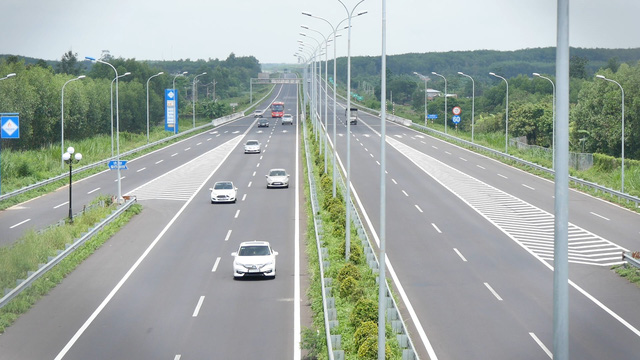
#> input picture hough_Transform/test.jpg, 640 x 360 px
$ python Hough_trans.py
#> lines starting #> are read from the running program, lines starting #| are printed output that depends on the picture; after the words box and inside, x2 and y2 are one past the last pixel; in counts of white or black regions, pixels touching at a corner belong together
from cv2 import cv2
import numpy as np
import matplotlib.pyplot as plt

def focus_zone(img, focus_zone):
    mask = np.zeros_like(img)
    channel_count = img.shape[2]
    match_mask_color = (255,) * channel_count
    cv2.fillPoly(mask, focus_zone, match_mask_color)
    masked_image = cv2.bitwise_and(img, mask)
    return masked_image

def line_detection_non_vectorized(image, num_thetas=180, t_count=130):

	# Load gray image and detect edge
	edge_image = cv2.cvtColor(image, cv2.COLOR_BGR2GRAY)
	edge_image = cv2.GaussianBlur(edge_image, (5,5), 1)
	edge_image = cv2.Canny(edge_image,100,150,apertureSize = 3)
	edge_height, edge_width = edge_image.shape[:2]

	d = int(np.sqrt(np.square(edge_height) + np.square(edge_width)))
	dtheta = 180 / num_thetas
	thetas = np.arange(0, 180, step=dtheta)

	cos_thetas = np.cos(thetas)
	sin_thetas = np.sin(thetas)
	hough_matrix = np.zeros((d, 180))

	# Calculate the HoughLine
	for y in range(edge_height):
		for x in range(edge_width):
			if edge_image[y][x] != 0:
				for theta_idx in range(len(thetas)):
					p = int((x * cos_thetas[theta_idx]) + (y * sin_thetas[theta_idx]))
					theta = thetas[theta_idx]
					hough_matrix[p][theta_idx] += 1

	# Choose and draw line
	for y in range (hough_matrix.shape[0]):
		for x in range (hough_matrix.shape[1]):
			if hough_matrix[y][x] > t_count:
				p = y
				theta = thetas[x]
				a = np.cos(theta)
				b = np.sin(theta)
				x0 = (a * p)
				y0 = (b * p)
				x1 = int(x0 + 1000 * (-b))
				y1 = int(y0 + 1000 * (a))
				x2 = int(x0 - 1000 * (-b))
				y2 = int(y0 - 1000 * (a))
				cv2.line(image,(x1,y1),(x2,y2),(0,255,0),10)

	return image

def main():
	image = cv2.imread('test.jpg')
#> image is the input picture: shape (360, 640, 3); mean B, G, R 162.7, 169.1, 159.6

	height, width = image.shape[:2]
#> height = 360; width = 640
	zone = [(0,height),(0,230),(300,100),(640,240),(width,height)] # Only work with this image

	focused_img = focus_zone(image,np.array([zone], np.int32))
#> in focus_zone, `cv2.fillPoly(mask, focus_zone, match_mask_color)`:
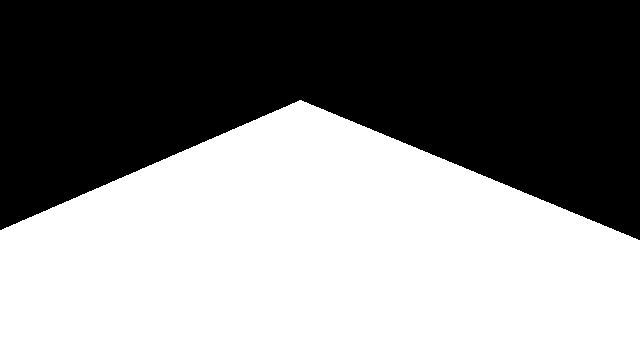
#> mask: shape (360, 640, 3); 53.4% white; 1 black region, box (x1, y1, x2, y2) and area: (0, 0, 640, 240) 107370
	focused_img[100:,:] = line_detection_non_vectorized(focused_img[100:,:])
#> in line_detection_non_vectorized, `edge_image = cv2.GaussianBlur(edge_image, (5,5), 1)`:
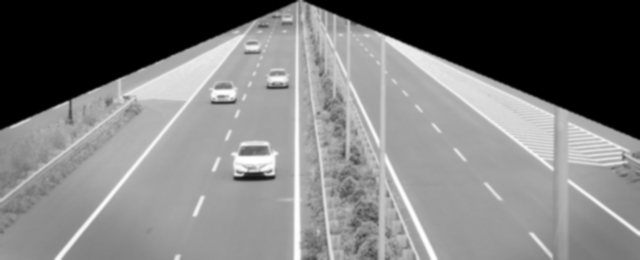
#> edge_image: shape (260, 640); min 0, max 255, mean 123.2
#> in line_detection_non_vectorized, `edge_image = cv2.Canny(edge_image,100,150,apertureSize = 3)`:
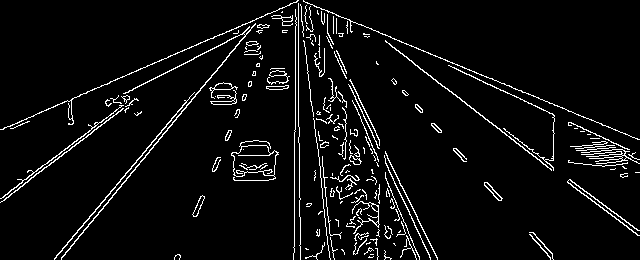
#> edge_image: shape (260, 640); 5.2% white in thin lines or dots
#> after the loop in line_detection_non_vectorized, `for y in range(edge_height):`:
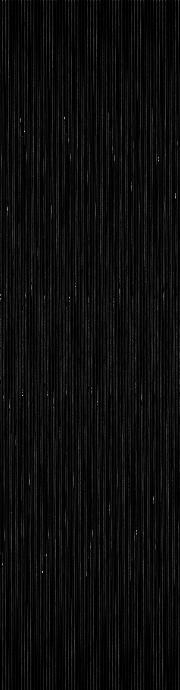
#> hough_matrix: shape (690, 180) float64; min 0, max 207, mean 12.6
#> after the loop in line_detection_non_vectorized, `for y in range (hough_matrix.shape[0]):`:
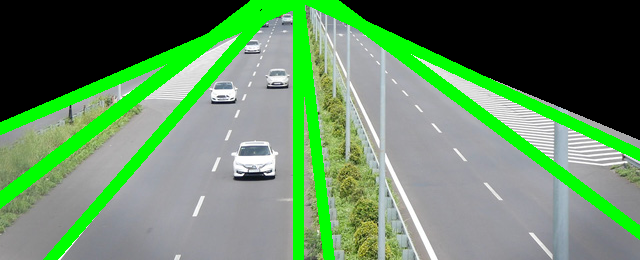
#> image: shape (260, 640, 3); mean of channels 0, 1, 2 97.1, 138.6, 98.1; drawn as B, G, R
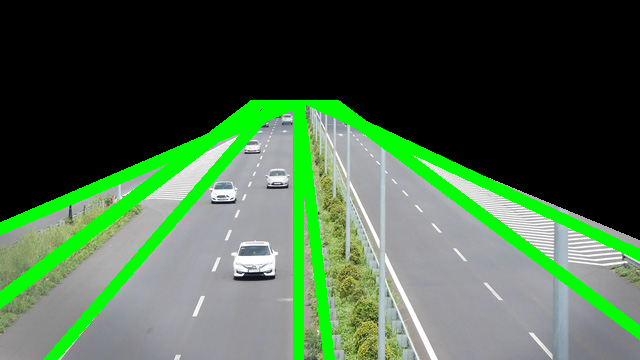
#> focused_img: shape (360, 640, 3); mean B, G, R 70.1, 100.1, 70.9

	result = cv2.bitwise_or(image,focused_img) # Take all pixel where isnt black between 2 imgs
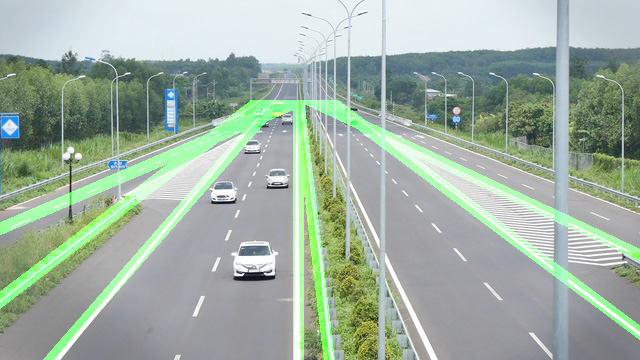
#> result: shape (360, 640, 3); mean B, G, R 162.7, 176.5, 159.6

	plt.imshow(result)
	plt.show()

if __name__ == '__main__':
	main()
